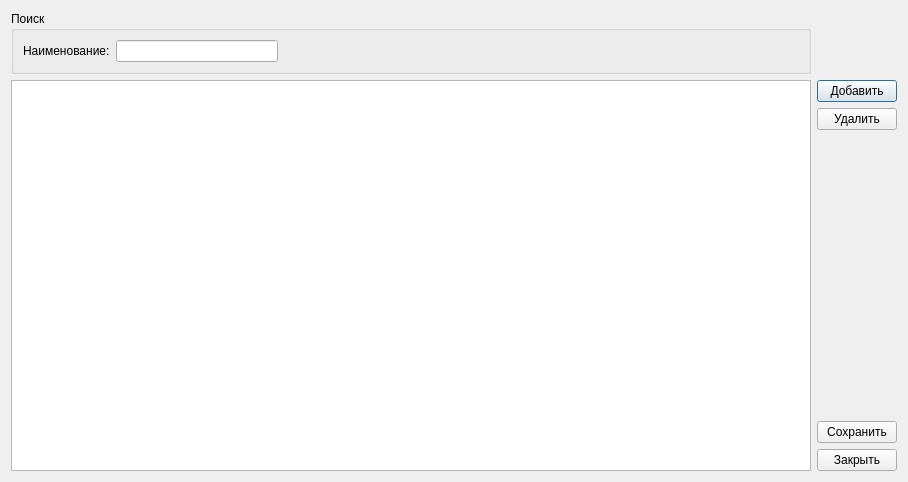
<?xml version="1.0" encoding="UTF-8"?>
<ui version="4.0">
 <class>CatWorkTypes</class>
 <widget class="QDialog" name="CatWorkTypes">
  <property name="geometry">
   <rect>
    <x>0</x>
    <y>0</y>
    <width>908</width>
    <height>482</height>
   </rect>
  </property>
  <property name="windowTitle">
   <string>Виды работ</string>
  </property>
  <property name="windowIcon">
   <iconset resource="Icons.qrc">
    <normaloff>:/icons/icons/hammer.png</normaloff>:/icons/icons/hammer.png</iconset>
  </property>
  <layout class="QGridLayout" name="gridLayout">
   <item row="0" column="0">
    <widget class="QGroupBox" name="groupBox">
     <property name="title">
      <string>Поиск</string>
     </property>
     <layout class="QFormLayout" name="formLayout">
      <property name="labelAlignment">
       <set>Qt::AlignRight|Qt::AlignTrailing|Qt::AlignVCenter</set>
      </property>
      <item row="0" column="0">
       <widget class="QLabel" name="label">
        <property name="text">
         <string>Наименование:</string>
        </property>
       </widget>
      </item>
      <item row="0" column="1">
       <widget class="QLineEdit" name="eSearchText">
        <property name="maximumSize">
         <size>
          <width>162</width>
          <height>16777215</height>
         </size>
        </property>
       </widget>
      </item>
     </layout>
    </widget>
   </item>
   <item row="1" column="0">
    <widget class="QTableView" name="tview">
     <property name="selectionMode">
      <enum>QAbstractItemView::SingleSelection</enum>
     </property>
     <property name="selectionBehavior">
      <enum>QAbstractItemView::SelectRows</enum>
     </property>
     <property name="horizontalScrollMode">
      <enum>QAbstractItemView::ScrollPerPixel</enum>
     </property>
    </widget>
   </item>
   <item row="1" column="1">
    <layout class="QVBoxLayout" name="verticalLayout">
     <item>
      <widget class="QPushButton" name="bAdd">
       <property name="text">
        <string>Добавить</string>
       </property>
       <property name="icon">
        <iconset>
         <normalon>:/icons/icons/table_row_insert.png</normalon>
        </iconset>
       </property>
      </widget>
     </item>
     <item>
      <widget class="QPushButton" name="bDelete">
       <property name="text">
        <string>Удалить</string>
       </property>
       <property name="icon">
        <iconset>
         <normalon>:/icons/icons/table_row_delete.png</normalon>
        </iconset>
       </property>
      </widget>
     </item>
     <item>
      <spacer name="verticalSpacer">
       <property name="orientation">
        <enum>Qt::Vertical</enum>
       </property>
       <property name="sizeHint" stdset="0">
        <size>
         <width>20</width>
         <height>40</height>
        </size>
       </property>
      </spacer>
     </item>
     <item>
      <widget class="QPushButton" name="bSave">
       <property name="text">
        <string>Сохранить</string>
       </property>
       <property name="icon">
        <iconset>
         <normalon>:/icons/icons/table_save.png</normalon>
        </iconset>
       </property>
      </widget>
     </item>
     <item>
      <widget class="QPushButton" name="bClose">
       <property name="text">
        <string>Закрыть</string>
       </property>
       <property name="icon">
        <iconset>
         <normalon>:/icons/icons/door_out.png</normalon>
        </iconset>
       </property>
      </widget>
     </item>
    </layout>
   </item>
  </layout>
 </widget>
 <resources>
  <include location="Icons.qrc"/>
 </resources>
 <connections/>
</ui>
